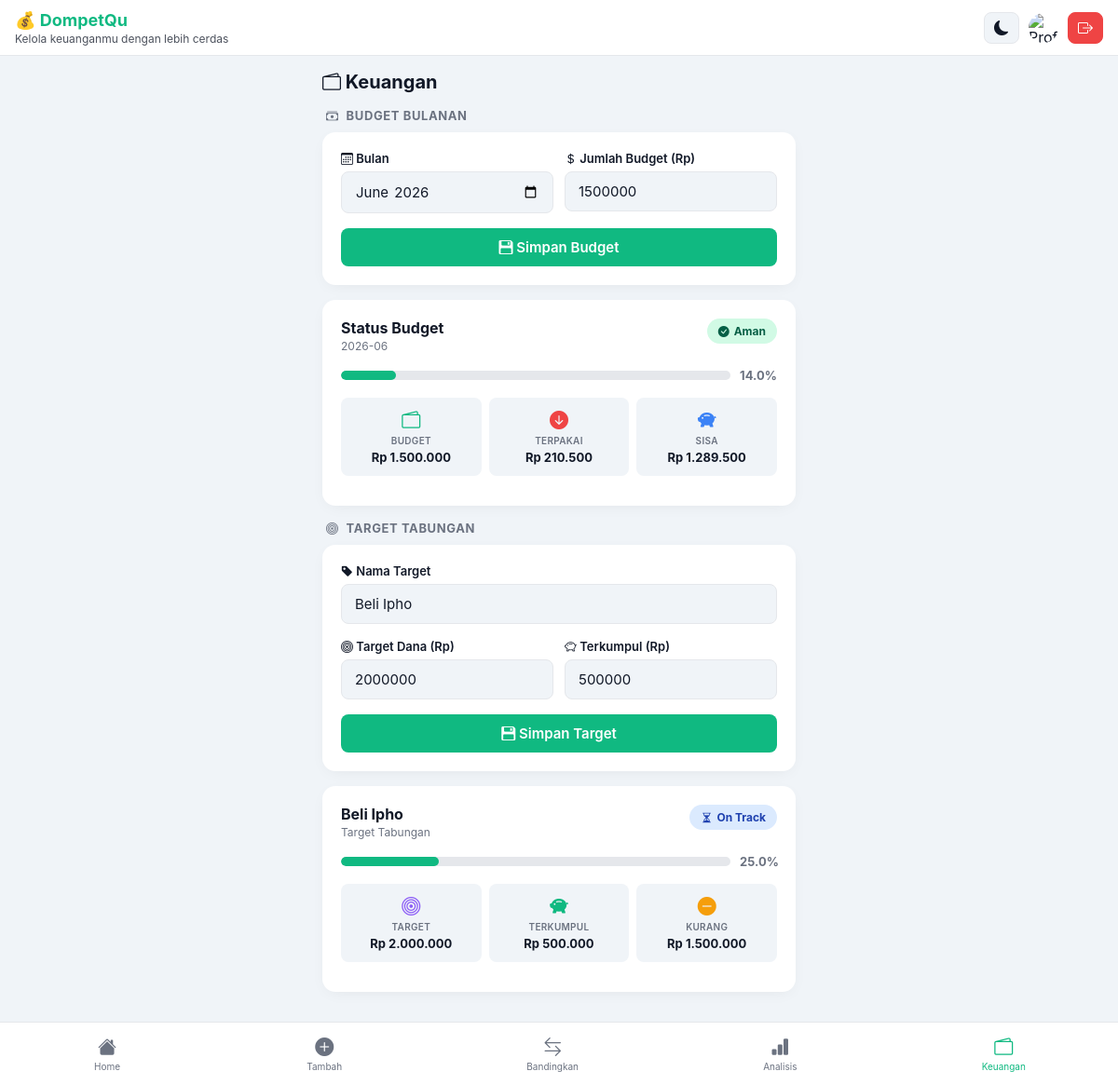
Screenshot of /keuangan (signed in) with the database file from the repository.
### tables this page shows
CREATE TABLE budget (
    id INTEGER PRIMARY KEY AUTOINCREMENT,
    bulan TEXT NOT NULL,
    jumlah_budget INTEGER NOT NULL
, user_id INTEGER);

CREATE TABLE target_tabungan (
        id INTEGER PRIMARY KEY AUTOINCREMENT,
        nama_target TEXT NOT NULL,
        target_nominal INTEGER NOT NULL,
        nominal_terkumpul INTEGER DEFAULT 0
    , user_id INTEGER);

### routes/keuangan.py (the view, shortened to what this page needs)
@keuangan.route("/keuangan", methods=["GET", "POST"])
def halaman_keuangan():
    if "login" not in session:
        return redirect("/login")
    now = sekarang_wib()
    bulan_ini = now.strftime("%Y-%m")
    data_budget = ambil_budget(session["user_id"], bulan_ini) or ambil_budget(session["user_id"])
    _, pengeluaran = hitung_ringkasan(session["user_id"], bulan=bulan_ini)
    persentase = 0
    status = ""
    if data_budget and data_budget[2] > 0:
        persentase = (pengeluaran / data_budget[2]) * 100
        status = "over" if persentase >= 100 else "warning" if persentase >= 80 else ""
    target_data = ambil_target(session["user_id"])
    progress = 0
    if target_data and target_data[2] > 0:
        progress = (target_data[3] / target_data[2]) * 100
    return render_template(
        "keuangan.html",
        budget=data_budget,
        pengeluaran=pengeluaran,
        persentase=persentase,
        status=status,
        target=target_data,
        progress=progress,
    )

### app.py (called while the page is built)
@app.template_filter("rupiah")
def rupiah(angka):
    try:
        return "{:,.0f}".format(float(angka)).replace(",", ".")
    except (ValueError, TypeError):
        return "0"

@app.template_filter("min")
def filter_min(lst):
    return min(lst)

@app.context_processor
def inject_user():
    return {
        "current_user": session.get("username")
    }

### database/db.py (called while the page is built, shortened)
def hitung_ringkasan(user_id, bulan=None):
    conn = sqlite3.connect(DB_PATH)
    cursor = conn.cursor()
    query = """
    SELECT jenis, nominal
    FROM transaksi
    WHERE user_id = ?
    """
    params = [user_id]
    if bulan:
        query += """
        AND strftime('%Y-%m', tanggal) = ?
        """
        params.append(bulan)
    cursor.execute(query, params)
    data = cursor.fetchall()
    conn.close()
    pemasukan = 0
    pengeluaran = 0
    for jenis, nominal in data:
        if jenis == "Pemasukan":
            pemasukan += nominal
        elif jenis == "Pengeluaran":
            pengeluaran += nominal
    return pemasukan, pengeluaran

def ambil_target(user_id):
    conn = sqlite3.connect(DB_PATH)
    cursor = conn.cursor()
    cursor.execute("""
    SELECT *
    FROM target_tabungan
    WHERE user_id = ?
    ORDER BY id DESC
    LIMIT 1
    """, (user_id,))
    data = cursor.fetchone()
    conn.close()
    return data

def ambil_budget(
    user_id,
    bulan=None
):
    conn = sqlite3.connect(DB_PATH)
    cursor = conn.cursor()
    if bulan:
        cursor.execute("""
        SELECT *
        FROM budget
        WHERE user_id = ?
        AND bulan = ?
        """, (
            user_id,
            bulan
        ))
    data = cursor.fetchone()
    conn.close()
    return data

### utils/waktu.py (called while the page is built)
def sekarang_wib():
    return datetime.now(WIB)

### templates/keuangan.html (shortened to what this page needs)
{% extends "base.html" %}
{% block content %}
<div class="page-header">
  <h1><i class="bi bi-wallet2"></i> Keuangan</h1>
</div>
<div class="section-label">
  <i class="bi bi-cash-stack"></i> Budget Bulanan
</div>
<div class="card">
  <form method="POST" action="/keuangan">
    <div class="form-row-2">
      <div class="form-group">
        <label><i class="bi bi-calendar3"></i> Bulan</label>
        <input type="month" name="bulan"
               value="{{ budget[1] if budget else '' }}" required>
      </div>
      <div class="form-group">
        <label><i class="bi bi-currency-dollar"></i> Jumlah Budget (Rp)</label>
        <input type="number" name="jumlah_budget"
               value="{{ budget[2] if budget else '' }}" min="0"
               placeholder="0" required>
      </div>
    </div>
    <button class="btn btn-full"><i class="bi bi-floppy2-fill"></i> Simpan Budget</button>
  </form>
</div>
{% if budget %}
<div class="card keuangan-status-card">
  <div class="keuangan-status-header">
    <div>
      <div class="keuangan-status-title">Status Budget</div>
      <div class="keuangan-status-sub">{{ budget[1] }}</div>
    </div>
    <div class="keuangan-status-badge
      {% if status == 'over' %}badge-danger
      {% elif status == 'warning' %}badge-warning
      {% else %}badge-safe{% endif %}">
      {% if status == 'over' %}
        <i class="bi bi-exclamation-triangle-fill"></i> Terlampaui
      {% elif status == 'warning' %}
        <i class="bi bi-exclamation-circle-fill"></i> Hampir Habis
      {% else %}
        <i class="bi bi-check-circle-fill"></i> Aman
      {% endif %}
    </div>
  </div>
  <div class="keuangan-progress-section">
    <div class="keuangan-progress-bar">
      <div class="keuangan-progress-fill
        {% if status == 'over' %}kpf-over
        {% elif status == 'warning' %}kpf-warning
        {% else %}kpf-safe{% endif %}"
        style="width: {{ [persentase, 100] | min }}%;">
      </div>
    </div>
    <div class="keuangan-progress-pct">{{ persentase | round(1) }}%</div>
  </div>
  <div class="keuangan-3col">
    <div class="keuangan-col">
      <i class="bi bi-wallet2 keuangan-col-icon" style="color:#10b981"></i>
      <div class="keuangan-col-label">Budget</div>
      <div class="keuangan-col-val">Rp {{ budget[2] | rupiah }}</div>
    </div>
    <div class="keuangan-col">
      <i class="bi bi-arrow-down-circle-fill keuangan-col-icon" style="color:#ef4444"></i>
      <div class="keuangan-col-label">Terpakai</div>
      <div class="keuangan-col-val expense">Rp {{ pengeluaran | rupiah }}</div>
    </div>
    <div class="keuangan-col">
      <i class="bi bi-piggy-bank-fill keuangan-col-icon" style="color:#3b82f6"></i>
      <div class="keuangan-col-label">Sisa</div>
      <div class="keuangan-col-val
        {% if budget[2] - pengeluaran < 0 %}expense{% else %}income{% endif %}">
        Rp {{ (budget[2] - pengeluaran) | rupiah }}
      </div>
    </div>
  </div>
</div>
{% endif %}
<div class="section-label" style="margin-top:8px">
  <i class="bi bi-bullseye"></i> Target Tabungan
</div>
<div class="card">
  <form method="POST" action="/keuangan">
    <div class="form-group">
      <label><i class="bi bi-tag-fill"></i> Nama Target</label>
      <input type="text" name="nama_target"
             placeholder="Contoh: Beli Motor, Liburan Bali..."
             value="{{ target[1] if target else '' }}" required>
    </div>
    <div class="form-row-2">
      <div class="form-group">
        <label><i class="bi bi-bullseye"></i> Target Dana (Rp)</label>
        <input type="number" name="target_nominal" placeholder="0"
               value="{{ target[2] if target else '' }}" min="0" required>
      </div>
      <div class="form-group">
        <label><i class="bi bi-piggy-bank"></i> Terkumpul (Rp)</label>
        <input type="number" name="nominal_terkumpul" placeholder="0"
               value="{{ target[3] if target else '' }}" min="0" required>
      </div>
    </div>
    <button class="btn btn-full"><i class="bi bi-floppy2-fill"></i> Simpan Target</button>
  </form>
</div>
{% if target %}
<div class="card keuangan-status-card">
  <div class="keuangan-status-header">
    <div>
      <div class="keuangan-status-title">{{ target[1] }}</div>
      <div class="keuangan-status-sub">Target Tabungan</div>
    </div>
    <div class="keuangan-status-badge
      {% if progress >= 100 %}badge-safe
      {% elif progress >= 50 %}badge-warning
      {% else %}badge-info{% endif %}">
      {% if progress >= 100 %}
        <i class="bi bi-trophy-fill"></i> Tercapai!
      {% elif progress >= 75 %}
        <i class="bi bi-fire"></i> Hampir!
      {% elif progress >= 50 %}
        <i class="bi bi-rocket-takeoff-fill"></i> Setengah
      {% else %}
        <i class="bi bi-hourglass-split"></i> On Track
      {% endif %}
    </div>
  </div>
  <div class="keuangan-progress-section">
    <div class="keuangan-progress-bar">
      <div class="keuangan-progress-fill
        {% if progress >= 100 %}kpf-done{% else %}kpf-safe{% endif %}"
        style="width: {{ [progress, 100] | min }}%;">
      </div>
    </div>
    <div class="keuangan-progress-pct">{{ "%.1f" | format(progress) }}%</div>
  </div>
  <div class="keuangan-3col">
    <div class="keuangan-col">
      <i class="bi bi-bullseye keuangan-col-icon" style="color:#8b5cf6"></i>
      <div class="keuangan-col-label">Target</div>
      <div class="keuangan-col-val">Rp {{ target[2] | rupiah }}</div>
    </div>
    <div class="keuangan-col">
      <i class="bi bi-piggy-bank-fill keuangan-col-icon" style="color:#10b981"></i>
      <div class="keuangan-col-label">Terkumpul</div>
      <div class="keuangan-col-val income">Rp {{ target[3] | rupiah }}</div>
    </div>
    <div class="keuangan-col">
      <i class="bi bi-dash-circle-fill keuangan-col-icon" style="color:#f59e0b"></i>
      <div class="keuangan-col-label">Kurang</div>
      <div class="keuangan-col-val
        {% if target[2] - target[3] <= 0 %}income{% else %}expense{% endif %}">
        {% if target[2] - target[3] <= 0 %}
          Lunas 🎉
        {% else %}
          Rp {{ (target[2] - target[3]) | rupiah }}
        {% endif %}
      </div>
    </div>
  </div>
</div>
{% endif %}
{% endblock %}

### static/css/style.css (style rules this page uses)
:root { --primary: #10b981; --primary-dark: #059669; --danger: #ef4444; --warning: #f59e0b; --info: #3b82f6; --success: #10b981; --bg: #f0f4f8; --card-bg: #ffffff; --text: #111827; --muted: #6b7280; --border: #e5e7eb; --radius: 14px; --radius-sm: 8px; --nav-h: 60px; --bottom-nav-h: 68px; }
*, *::before, *::after { box-sizing: border-box; }
body { font-family: -apple-system, BlinkMacSystemFont, "Segoe UI", Roboto, sans-serif; background: var(--bg); color: var(--text); margin: 0; padding: 0; min-height: 100vh; transition: background .3s, color .3s; }
input, select, textarea, button { font-family: inherit; }
h1, h2, h3 { margin: 0 0 8px; }
.card { background: var(--card-bg); border-radius: var(--radius); padding: 20px; margin-bottom: 16px; box-shadow: 0 1px 4px rgba(0,0,0,.07); transition: background .3s; }
.form-group { margin-bottom: 16px; }
.form-group label { display: block; font-size: 13px; font-weight: 600; margin-bottom: 6px; color: var(--text); }
.form-group input, .form-group select, .form-group textarea { width: 100%; padding: 11px 14px; border: 1.5px solid var(--border); border-radius: var(--radius-sm); font-size: 15px; background: var(--bg); color: var(--text); transition: border-color .2s; }
.btn { display: inline-block; background: var(--primary); color: white; padding: 11px 20px; border-radius: var(--radius-sm); border: none; cursor: pointer; font-size: 15px; font-weight: 600; text-align: center; transition: background .2s, transform .1s; text-decoration: none; }
.btn-full { width: 100%; display: block; }
.page-header { display: flex; align-items: center; gap: 12px; margin-bottom: 16px; }
.page-header h1 { font-size: 20px; margin: 0; }
.card { box-shadow: 0 4px 18px -6px rgba(0, 0, 0, 0.08); }
.badge-safe { background: #d1fae5; color: #065f46; }
.section-label { display: flex; align-items: center; gap: 8px; font-size: 13px; font-weight: 700; color: var(--muted); text-transform: uppercase; letter-spacing: .6px; padding: 0 4px; margin-bottom: 10px; }
.form-row-2 { display: grid; grid-template-columns: 1fr 1fr; gap: 12px; }
.keuangan-status-header { display: flex; align-items: flex-start; justify-content: space-between; gap: 12px; margin-bottom: 16px; }
.keuangan-status-title { font-size: 16px; font-weight: 700; }
.keuangan-status-sub { font-size: 12px; color: var(--muted); margin-top: 2px; }
.keuangan-status-badge { font-size: 12px; font-weight: 700; padding: 6px 12px; border-radius: 20px; display: flex; align-items: center; gap: 5px; white-space: nowrap; flex-shrink: 0; }
.badge-info { background: #dbeafe; color: #1e40af; }
.keuangan-progress-section { display: flex; align-items: center; gap: 10px; margin-bottom: 16px; }
.keuangan-progress-bar { flex: 1; height: 10px; background: var(--border); border-radius: 20px; overflow: hidden; }
.keuangan-progress-fill { height: 100%; border-radius: 20px; transition: width .6s ease; }
.kpf-safe { background: #10b981; }
.keuangan-progress-pct { font-size: 13px; font-weight: 700; color: var(--muted); width: 40px; text-align: right; flex-shrink: 0; }
.keuangan-3col { display: grid; grid-template-columns: repeat(3, 1fr); gap: 8px; margin-bottom: 12px; }
.keuangan-col { background: var(--bg); border-radius: var(--radius-sm); padding: 12px 10px; text-align: center; display: flex; flex-direction: column; align-items: center; gap: 4px; }
.keuangan-col-icon { font-size: 20px; }
.keuangan-col-label { font-size: 10px; color: var(--muted); font-weight: 600; text-transform: uppercase; letter-spacing: .3px; }
.keuangan-col-val { font-size: 13px; font-weight: 700; word-break: break-all; }

### rows the page displays
budget: bulan "2026-06", jumlah_budget "1500000", jumlah_budget "1.500.000", (budget[2]-pengeluaran)|rupiah "1.289.500"
target_tabungan: nama_target "Beli Ipho", target_nominal "2000000", nominal_terkumpul "500000", target_nominal "2.000.000", nominal_terkumpul "500.000", (target[2]-target[3])|rupiah "1.500.000"

### other values shown
{{ persentase | round(1) }} "14.0"
{{ pengeluaran | rupiah }} "210.500"
{{ "%.1f" | format(progress) }} "25.0"
